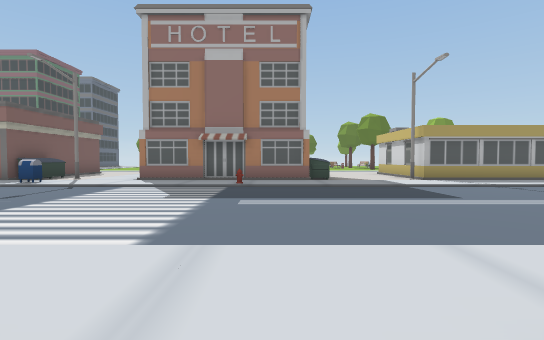
View 1 (above)

24 first-person views from a walk through a 3-D level made in the Unity game engine. The camera is 1.2 m above the floor, tilts 2° down and sees 85° across. The floor is counted in squares, 2 m on a side. Each view is taken from the middle of a square. On the plan, view 1 faces up. The plan holds only what a view shows up to about 9 squares ahead; the rest is blank. The place goes on beyond the plan.

View 2
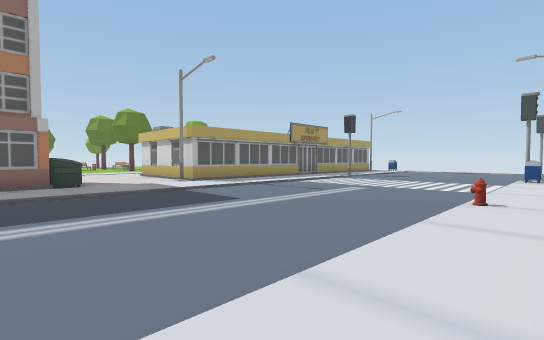

View 3
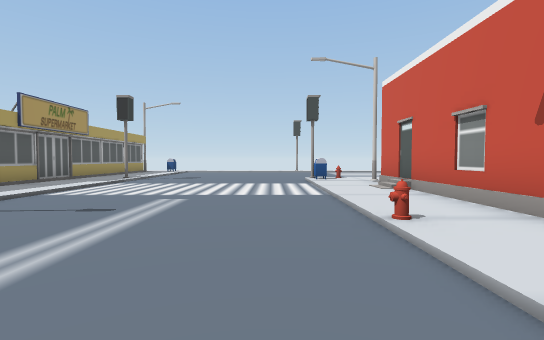

View 4
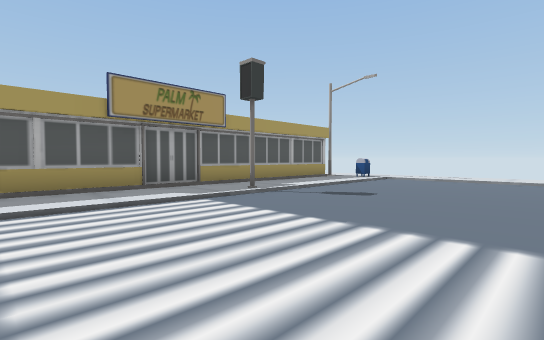

View 5
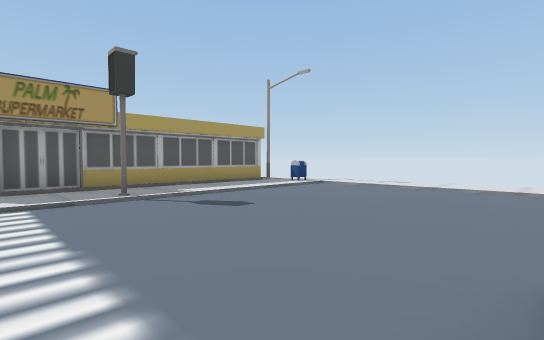

View 6
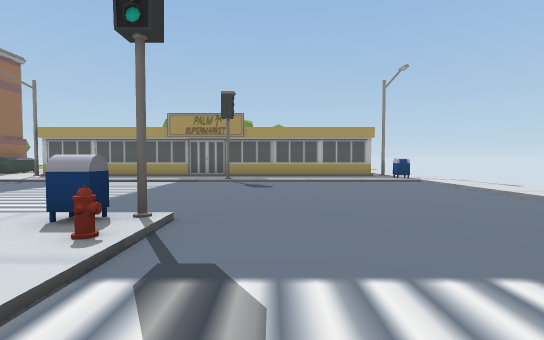

View 7
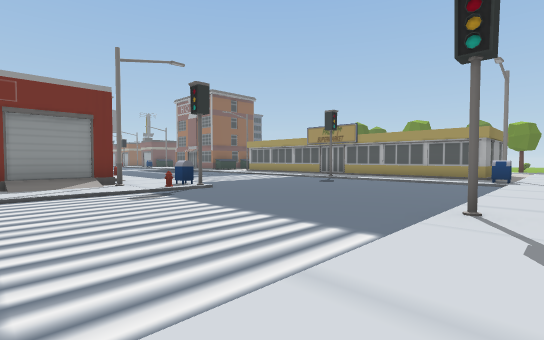

View 8
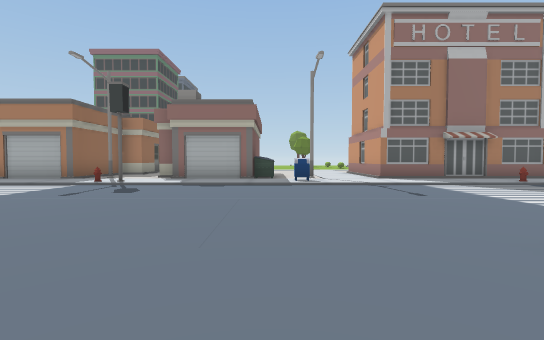

View 9
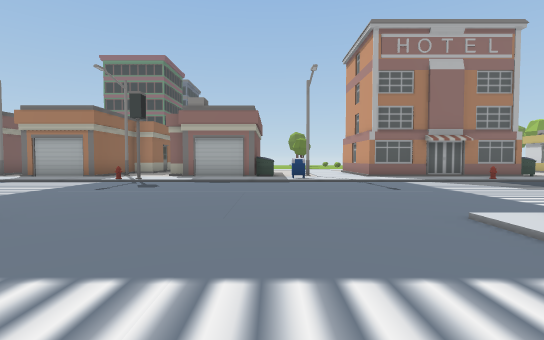

View 10
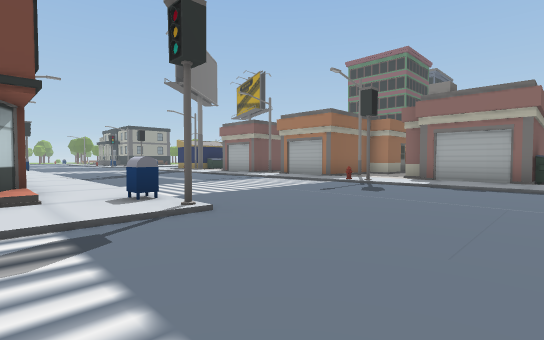

View 11
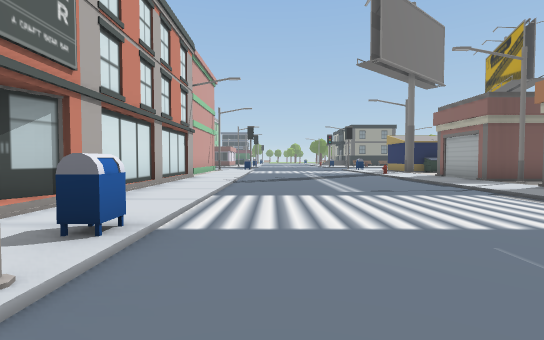

View 12
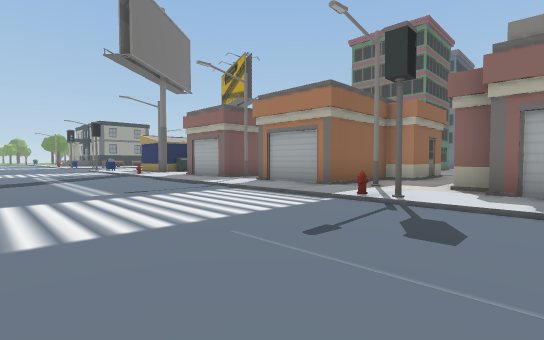

View 13
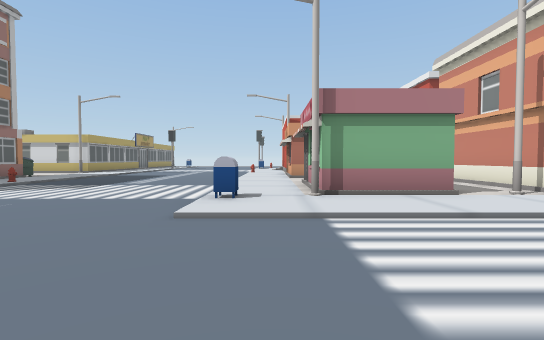

View 14
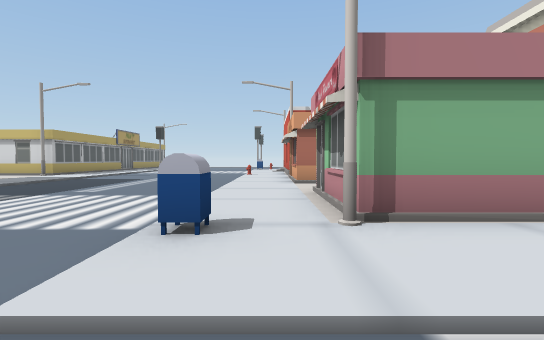

View 15
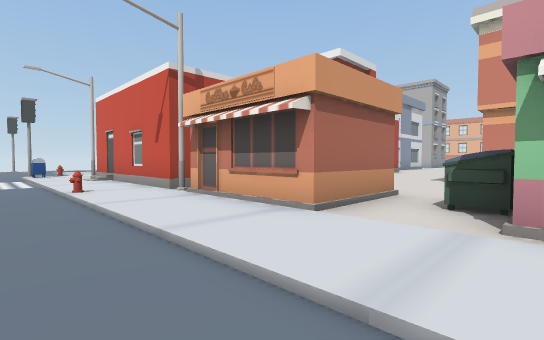

View 16
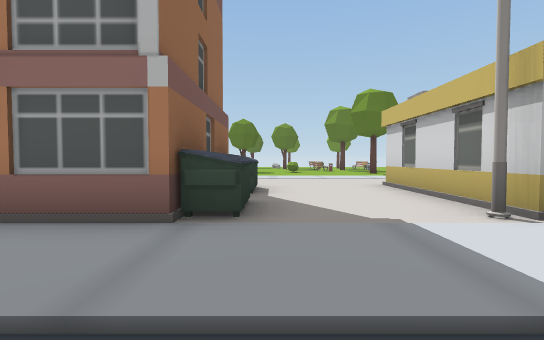

View 17
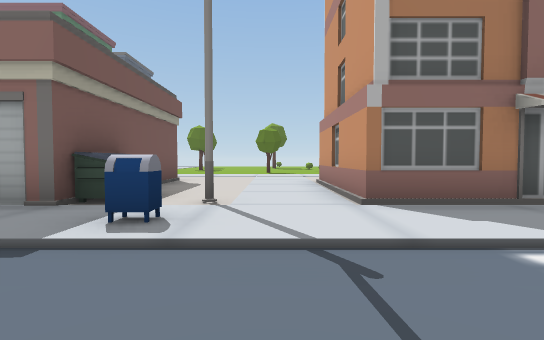

View 18
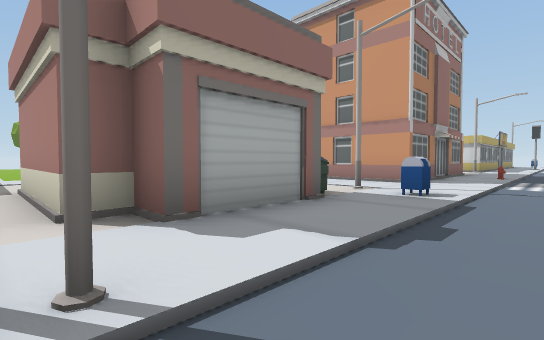

View 19
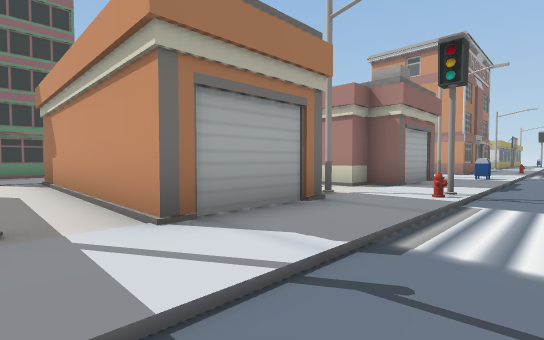

View 20
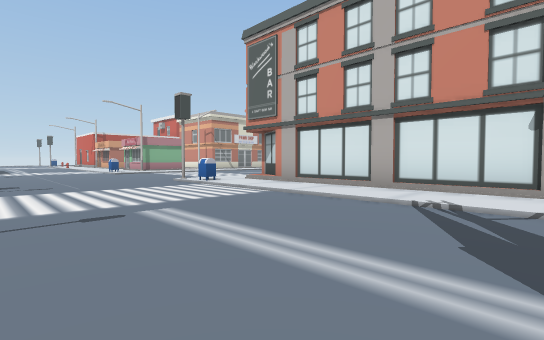

View 21
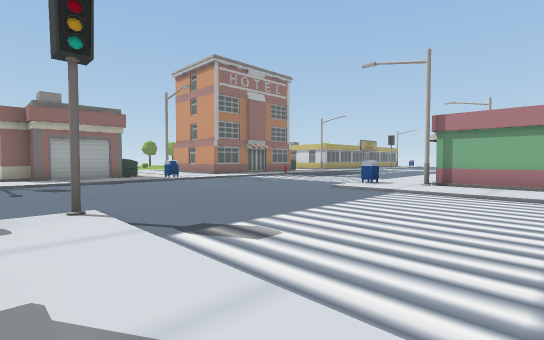

View 22
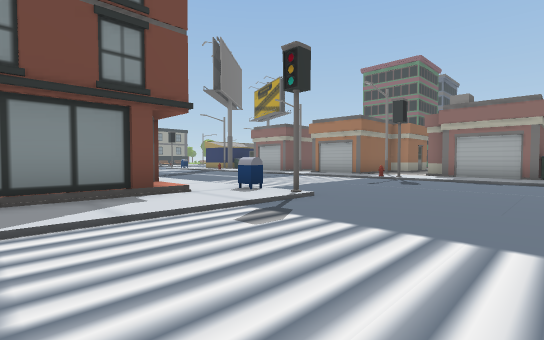

View 23
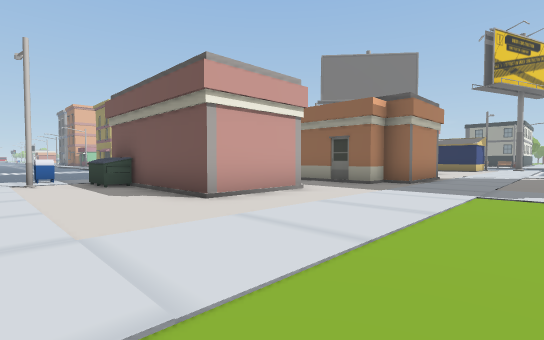

View 24
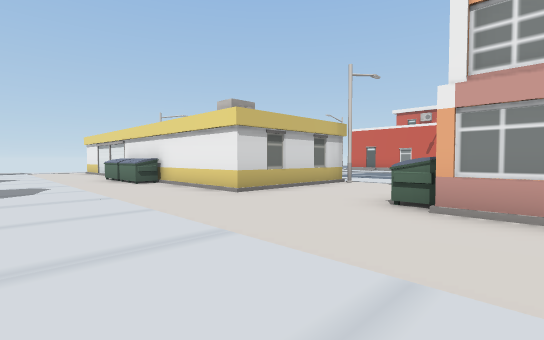

### Floor plan
Key: @ floor where view 1 was taken; # wall or solid block; . floor; / step, stairs or slope; B building; U dumpster; S streetlight; M mailbox; H hydrant; O other object.
Columns run from 18 left of view 1 to 17 right of it. Each row starts with its distance up from view 1.
 18    #
 17    .... ......
 16    .... .....     .
 15
 14   .##B.......     ...........
 13   .####.###..     ........UUU
 12   .# ##.###.. #B  ##...#####
 11   .####.###.. #    U...#
 10 ##.###..###U. #   ##...#
  9 #BS###S.##BUS #B###U..S###########S
  8 ............M.....................M.
  7 ///////HO////////O///////////O/////.
  6 ................................../.
  5 ................................../.
  4 ................................../.
  3 ................................../.
  2 ///////MO..../M////////H////MO....O.
  1 ......../..../............/..H..../.
  0  #####B./..../SB##@#B#S####BS/..../.
 -1      ##./..../.###U#      ##./..../.
 -2       #./..../.#  U.       #./..../.

Positions as (right, up) in squares from view 1, and headings:
1: (0, 0), facing up
2: (0, 1), facing up-right
3: (2, 3), facing right
4: (7, 3), facing up-right
5: (9, 2), facing up-right
6: (12, -1), facing up
7: (17, -2), facing up-left
8: (-7, 0), facing up
9: (-7, -1), facing up
10: (-7, 0), facing up-left
11: (-9, 3), facing left
12: (-9, 3), facing up-left
13: (-8, 1), facing right
14: (-6, 1), facing right
15: (-1, 3), facing down-right
16: (2, 6), facing up
17: (-5, 5), facing up
18: (-11, 6), facing up-right
19: (-16, 6), facing up-right
20: (-18, 6), facing down-right
21: (-11, -2), facing up-right
22: (-7, -2), facing up-left
23: (-5, 17), facing down-left
24: (0, 16), facing down-right
